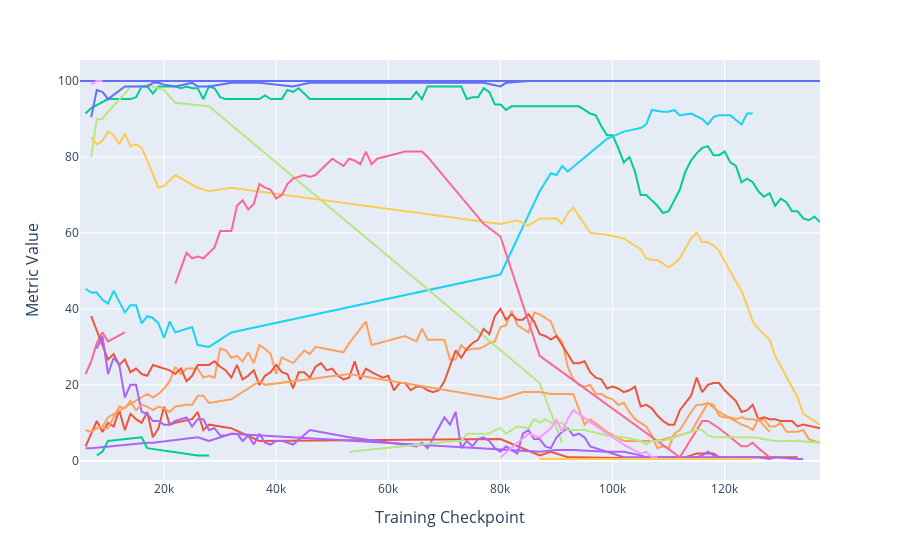

The cell this chart's notebook holds for it:
### Code cell
# note that most, but not all of these are formally 'NMHs'; if attention to S1 exceeds attention to IO, they are not NMHs
all_heads_copy_score = plot_head_circuit_scores(MODEL_NAME, copy_scores, show_legend=False, title= f'Copy Score Across Checkpoints ({MODEL_NAME})', disable_title=True)
